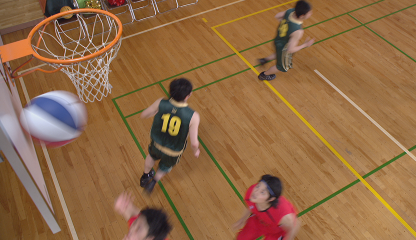
//> input picture source/Lib/test_opencv/test_opencv/1.png, 416 x 240 px
$ ./Source   (built with g++ and OpenCV 4)
//> lines starting //> are read from the running program, lines starting //| are printed output that depends on the picture
//> further down, image is the input picture: 240 rows x 416 cols, CV_8UC3; mean B, G, R 69.8, 105.6, 144.6
### source/Lib/test_opencv/test_opencv/IKN.h
#include <opencv2\core\core.hpp>
#include <opencv2\highgui\highgui.hpp>
#include <opencv2\imgproc.hpp>
#include <opencv2\imgcodecs.hpp>
#pragma once
#include<vector>
#include <cmath>

// todo : resize change to pyrup
// normalization

using namespace cv;
using namespace std;
class IKN
{

};

int pyramid_scale = 8;
vector<int> center_scale = { 2,3,4 };
vector<int> surrounding_scale = {3,4};
vector<double> theat = {0, CV_PI * 0.25,CV_PI * 0.5,CV_PI * 0.75 };
std::vector<Mat> Gaussian_pyramid;
std::vector<Mat> I;
std::vector<Mat> R;
std::vector<Mat> G;
std::vector<Mat> B;
std::vector<Mat> Y;
vector<vector<Mat>> I_feature;
vector<vector<Mat>> RG_feature;
vector<vector<Mat>> BY_feature;
//vector<vector<vector<Mat>>> O_feature;
vector<Mat> None;
vector<vector<Mat>> O_feature;
int img_width;
int img_height;
Mat I_ave;
Mat C_ave;
Mat O_ave;
Mat S;
//using input image to generate a g_p, return a vector of mat
void generate_Gaussian_pyramid(Mat image, int pyramid_scale, std::vector<Mat> &Gaussian_pyramid, std::vector<Mat> &I, std::vector<Mat> &R, std::vector<Mat> &G, std::vector<Mat> &B, std::vector<Mat> &Y)
{
//> called with pyramid_scale = 8

	//first row, picture pyramid

	img_width = image.cols;
//> img_width = 416
	img_height = image.rows;
//> img_height = 240
	//Gaussian_pyramid.push_back(image); ??? 可能有所改变
	buildPyramid(image, Gaussian_pyramid, pyramid_scale);
	for (int p_s = 0; p_s <= pyramid_scale; p_s++)
	{
		Mat temp = Gaussian_pyramid[p_s];
		Mat bgr[3];
		split(temp, bgr);
		I.push_back((bgr[0] + bgr[1] + bgr[2]) / 3);
		R.push_back(bgr[2] - (bgr[0] + bgr[1]) / 2);
		G.push_back(bgr[1] - (bgr[0] + bgr[2]) / 2);
		B.push_back(bgr[0] - (bgr[1] + bgr[2]) / 2);
		Y.push_back(((bgr[1] + bgr[2]) / 2 - max(bgr[1] - bgr[2], 0) / 2 - bgr[0]));
	}
//> this loop made 9 passes
//> temp on pass 9: [[0.282, 0.402, 0.544], [0.262, 0.415, 0.57]]


}


Mat Across_Scale_Difference(Mat Scale_c, Mat Scale_s)
{
	Mat Scale_s_resize;
	resize(Scale_s, Scale_s_resize, Size(Scale_c.cols, Scale_c.rows));
	return (Scale_c -Scale_s_resize);
}

Mat Across_scale_addition(Mat Scale_c, Mat Scale_s, Size size_scale)
{
	Mat Scale_c_resize;
	Scale_c_resize.convertTo(Scale_c_resize, CV_32F, 1 / 255.0);
	Mat Scale_s_resize;
	Scale_s_resize.convertTo(Scale_s_resize, CV_32F, 1 / 255.0);
	resize(Scale_c, Scale_c_resize, size_scale);
	resize(Scale_s, Scale_s_resize, size_scale);
	return (Scale_c_resize + Scale_s_resize);
}

// [4 lines left out: function IKN_normalization, not called in this run]


void generate_feature(std::vector<Mat> Gaussian_pyramid, std::vector<Mat> I, std::vector<Mat> R, std::vector<Mat> G, std::vector<Mat> B, std::vector<Mat> Y, vector<int> center_scale, vector<int> surrounding_scale, vector<double> theat, vector<vector<Mat>> &I_feature, vector<vector<Mat>> &RG_feature, vector<vector<Mat>> &BY_feature, vector<vector<Mat>> &O_feature)
{
	for (int c_val : center_scale)
	{
		I_feature.push_back(None);
		RG_feature.push_back(None);
		BY_feature.push_back(None);
		O_feature.push_back(None);
		for (int s_val : surrounding_scale)
		{
			I_feature[c_val - center_scale[0]].push_back(Across_Scale_Difference(I[c_val], I[c_val + s_val]));
			RG_feature[c_val - center_scale[0]].push_back(Across_Scale_Difference(R[c_val] - G[c_val], G[c_val + s_val] - R[c_val + s_val]));
			BY_feature[c_val - center_scale[0]].push_back(Across_Scale_Difference(B[c_val] - Y[c_val], Y[c_val + s_val] - B[c_val + s_val]));
			//O_feature[c_val - center_scale[0]].push_back(None);

			for (double theta_i : theat)
			{
				Mat gabor_c;
				Mat gabor_s;
				//tuning parameters
				filter2D(I[c_val], gabor_c, CV_32F, getGaborKernel(Size(5, 5), 10, theta_i, 10, 0));
				filter2D(I[c_val + s_val], gabor_s, CV_32F, getGaborKernel(Size(5, 5), 10, theta_i, 10, 0));
				O_feature[c_val - center_scale[0]].push_back(Across_Scale_Difference(gabor_c, gabor_s));
			}

		}

	}


}


void IKN_combine(Mat &I_ave, Mat &C_ave, Mat &O_ave,Mat &S, vector<int> center_scale, vector<int> surrounding_scale, vector<double> theat,vector<vector<Mat>> I_feature, vector<vector<Mat>> RG_feature, vector<vector<Mat>> BY_feature, vector<vector<Mat>> O_feature,Size size)
{
	Mat temp(size, CV_32F, Scalar(0));
	I_ave = temp;
	C_ave = temp;
	O_ave = temp;
	S = temp;
	for (int c_val : center_scale)
	{
		for (int s_val : surrounding_scale)
		{
			I_ave = Across_scale_addition(I_ave, I_feature[c_val - center_scale[0]][s_val - surrounding_scale[0]], size);
			C_ave = Across_scale_addition(C_ave,
				Across_scale_addition(RG_feature[c_val - center_scale[0]][s_val - surrounding_scale[0]], BY_feature[c_val - center_scale[0]][s_val - surrounding_scale[0]], size),
				size);
			for (int theta_i=0; theta_i< (surrounding_scale.size())*(theat.size()); theta_i++)
			{
				O_ave = Across_scale_addition(O_ave, O_feature[c_val - center_scale[0]][theta_i], size);
			}

		}
	}
	S = (I_ave + C_ave + O_ave) / 3;

}

### source/Lib/test_opencv/test_opencv/Source.cpp
#include <opencv2\core\core.hpp>
#include <opencv2\highgui\highgui.hpp>
#include <opencv2\imgproc.hpp>
#include <opencv2\imgcodecs.hpp>
#include <cstdio>
#include <iostream>
#include <vector>
#include <cmath>
#include "IKN.h"
using namespace cv;

int main()
{
	// [59 lines of commented-out code are left out]
	Mat image = imread("1.png", CV_32FC3);
	image.convertTo(image, CV_32FC3,1/255.0);
	// [9 lines of commented-out code are left out]
	generate_Gaussian_pyramid( image,  pyramid_scale, Gaussian_pyramid,  I,  R,  G,  B, Y);
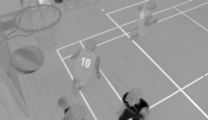
//> G[1]: 120 rows x 208 cols, CV_32FC1; min -0.373, max 0.243, mean -0.00609; drawn with min black and max white
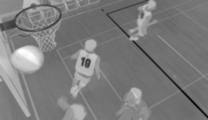
//> B[1]: 120 rows x 208 cols, CV_32FC1; min -0.698, max 0.288, mean -0.217; drawn with min black and max white
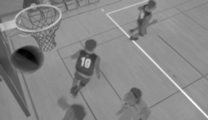
//> Y[1]: 120 rows x 208 cols, CV_32FC1; min -0.326, max 0.698, mean 0.216; drawn with min black and max white
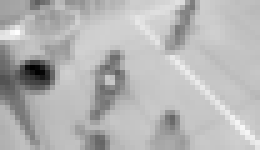
//> Y[3]: 30 rows x 52 cols, CV_32FC1 (shown 5 times larger); min -0.28, max 0.415, mean 0.216; drawn with min black and max white
	generate_feature(Gaussian_pyramid, I, R, G, B, Y, center_scale, surrounding_scale, theat, I_feature,RG_feature, BY_feature, O_feature);
//> the loop in generate_feature, `for (int c_val : center_scale)` made 3 passes
//> center_scale = [2, 3, 4]; surrounding_scale = [3, 4]; theat = [0, 0.785, 1.57, 2.36]; I_feature = 3 items

	IKN_combine(I_ave, C_ave, O_ave, S, center_scale, surrounding_scale, theat, I_feature, RG_feature, BY_feature, O_feature,image.size());
//> in IKN_combine, `Mat temp(size, CV_32F, Scalar(0));`: temp: 240 rows x 416 cols, CV_32FC1; every value is 0
//> the loop in IKN_combine, `for (int c_val : center_scale)` made 3 passes
//> after the loop in IKN_combine, `for (int c_val : center_scale)`:
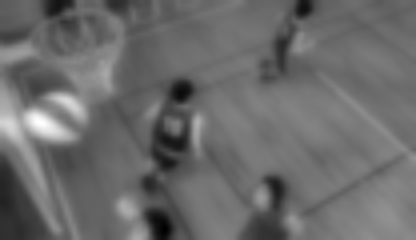
//> I_ave: 240 rows x 416 cols, CV_32FC1; min -1.31, max 1.83, mean 0.00974; drawn with min black and max white
//> after the loop in IKN_combine, `for (int c_val : center_scale)`:
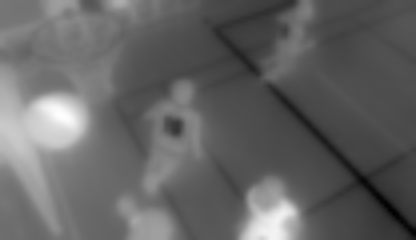
//> C_ave: 240 rows x 416 cols, CV_32FC1; min -5.1, max 1.69, mean -2.44; drawn with min black and max white
//> after the loop in IKN_combine, `for (int c_val : center_scale)`:
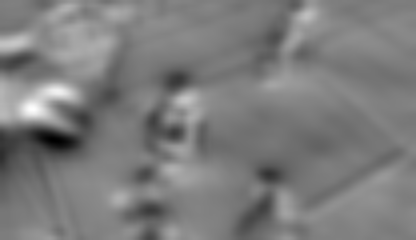
//> O_ave: 240 rows x 416 cols, CV_32FC1; min -51.13, max 52.7, mean -0.4; drawn with min black and max white
//> RG_feature = 3 items; BY_feature = 3 items
	//namedWindow("lena", WINDOW_AUTOSIZE);
	//imshow("0", I[0]);
	imshow("1", C_ave);
	// [7 lines of commented-out code are left out]

	waitKey(0);
}
